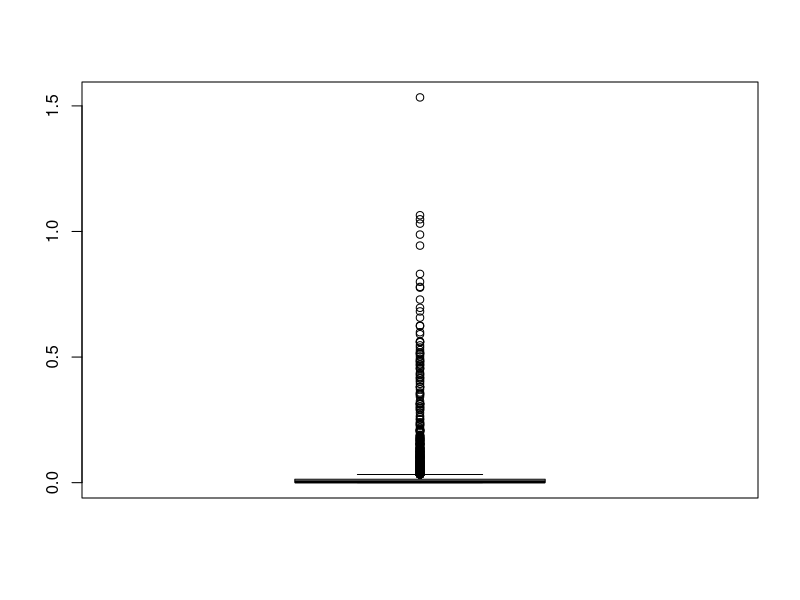
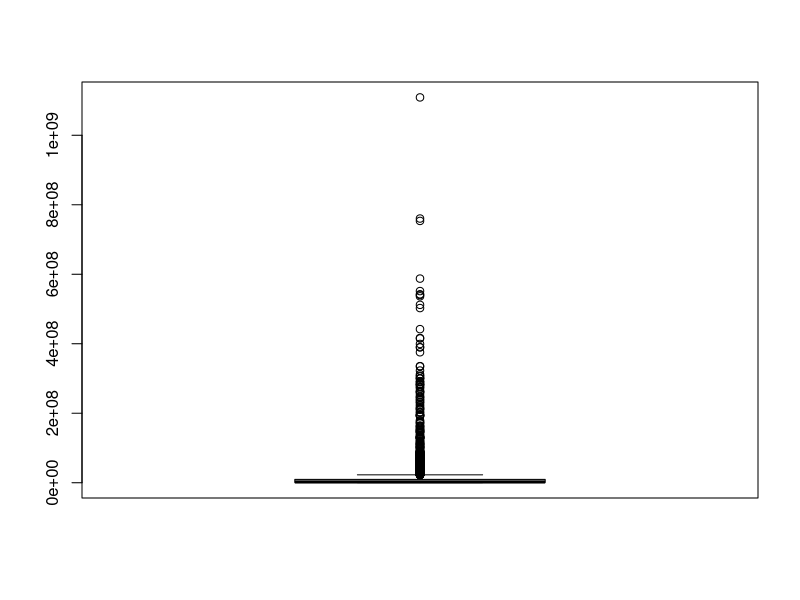
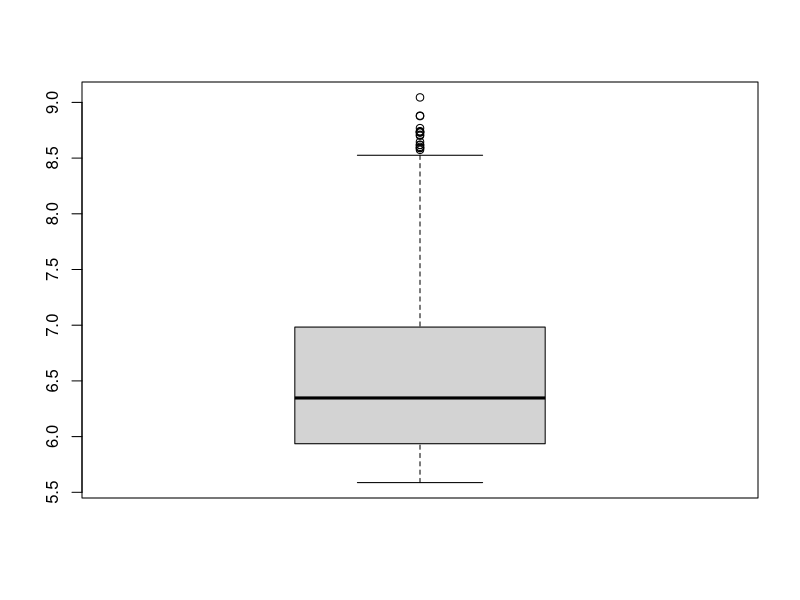
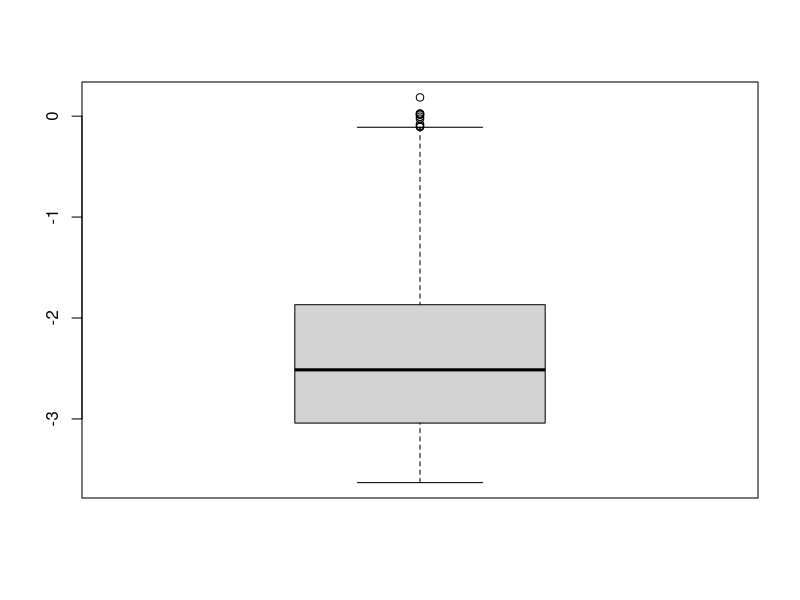
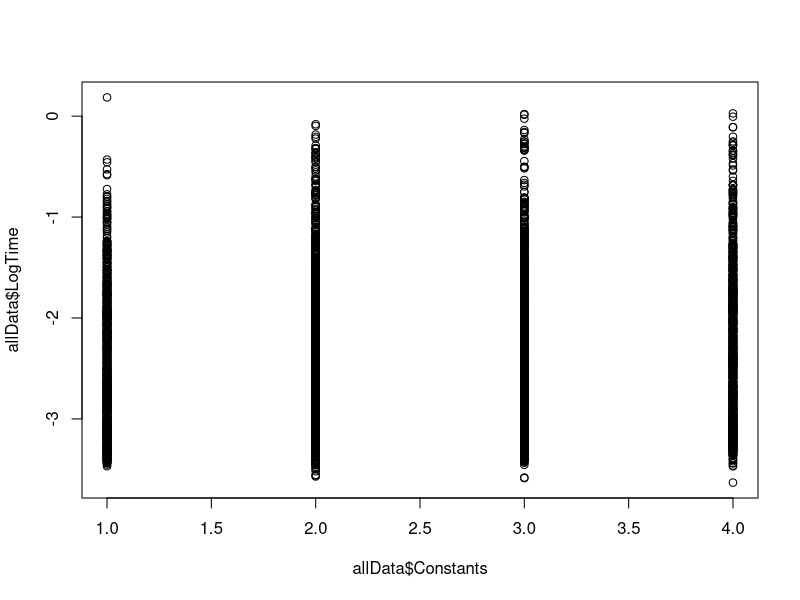
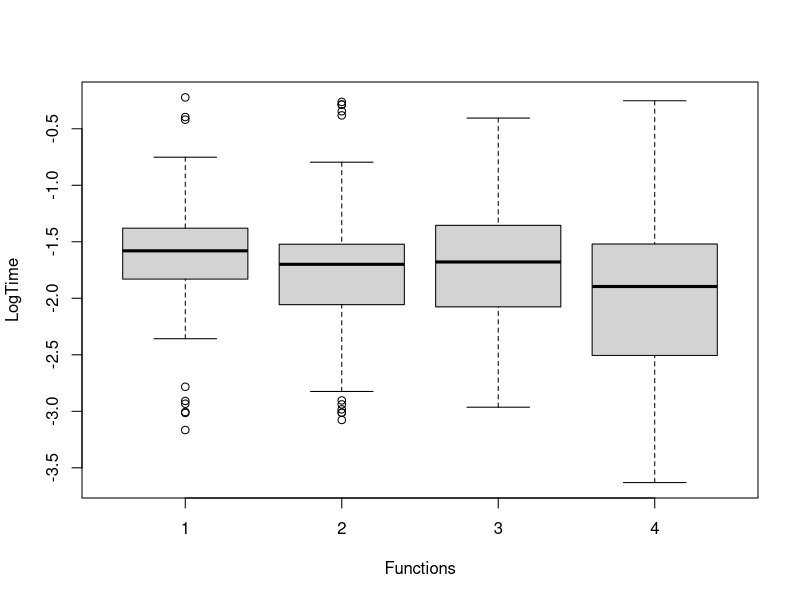

R code for these plots, in order:
require(ggplot2)
allData <- read.csv(file="StatFile2.txt",head=TRUE,sep=" ")
allData$LogCycles <- log10(allData$Cycles)
allData$LogTime <- log10(allData$Time)
clause6Data <-subset(allData, Clauses==15)
summary(allData)
for (i in 1:4) {
  for (j in 1:4) {
    for (w in 3:8) {
      
    }
  }
}
boxplot(allData$Time)
boxplot(allData$Cycles)
boxplot(allData$LogCycles)
boxplot(allData$LogTime)
plot(allData$Constants, allData$LogTime)
boxplot(LogTime~Functions, data=clause6Data)
cor(clause6Data$LogTime, clause6Data$Clauses)
cor(clause6Data$LogTime, clause6Data$Constants)
cor(clause6Data$LogTime, clause6Data$Functions)
